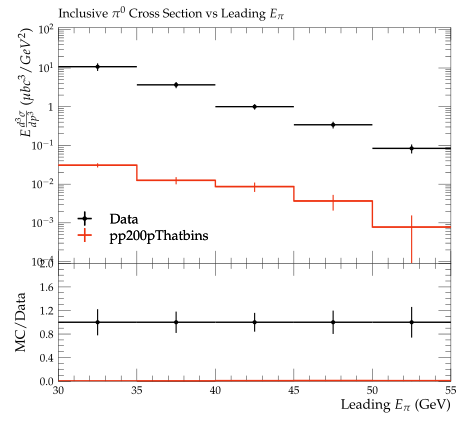

This figure's Python source:
#! /usr/bin/env python3

# This Python script was auto-generated using YODA v2.1.0.
# Analysis object: /STAR_2003_I631869/d01-x01-y01
# Timestamp: 08-10-2025 (02:59:01)

import matplotlib as mpl
import matplotlib.pyplot as plt
mpl.use('Agg') # comment out for interactive use
import os
import numpy as np
from numpy import nan, inf

plotDir = os.path.split(os.path.realpath(__file__))[0]
if 'YODA_USER_PLOT_PATH' in globals():
    plot_outdir = globals()['YODA_USER_PLOT_PATH']
else:
    plot_outdir = plotDir

#plot style
plt.style.use(os.path.join(plotDir, '../default.mplstyle'))
# plot metadata
figW, figH = plt.rcParams['figure.figsize']
ax_xLabel = r'Leading $E_\pi$ (GeV)'
ax_yLabel = r'$E\frac{d^3\sigma}{dp^3}$ ($\mu b c^3/GeV^2$)'
ax_title  = r'Inclusive $\pi^0$ Cross Section vs Leading $E_\pi$'
ax_xScale = 'linear'
ax_yScale = 'log'
xLims = (30.0, 55.0)
yLims = (9e-05, 110.00000000000001)

# TeX-friendly labels for the legend
labels = {
    'legend' : ([ r"Data", r"pp200pThatbins" ], r""),
}

# Adjust canvas width and height
canvasW = 10.0
canvasH = 9.0
figW *= canvasW/10.
figH *= canvasH/9.

# Create figure and axis objects
fig, (ax, ratio0_ax) = plt.subplots(2, 1, sharex=True,
                  figsize=(figW,figH), gridspec_kw={'height_ratios': (6.0, 3.0)})

# Set figure margins
plt.subplots_adjust(
    left   = 1.0 * plt.rcParams['figure.subplot.left'],
    right  = 1.0 * plt.rcParams['figure.subplot.right'],
    top    = 1.0 * plt.rcParams['figure.subplot.top'],
    bottom = 1.0 * plt.rcParams['figure.subplot.bottom'])

ratio0_ax.yaxis.set_major_locator(mpl.ticker.MultipleLocator(0.4))
ratio0_ax.set_ylim(0.0, 2.0)
ratio0_ax.set_ylabel('MC/Data')

# the numerical data is stored in a separate file
dataf = dict()
prefix = os.path.split(__file__)[0]
if prefix:    prefix = prefix + '/'
exec(open(prefix+'d01-x01-y01__data.py').read(), dataf)


legend_handles = dict() # keep track of handles for the legend

# style options for curves
# starts at zorder>=5 to draw curve on top of legend
styles = {
  'Data': {
    'color' : 'black',
    'linestyle' : '-',
    'linewidth' : 1,
    'marker' : 'o',
    'markersize' : 2,
    'capsize' : 0.0,
    'zorder' : 5,
    'histstyle' : 0,
    'drawstyle' : 'steps-pre',
    'xerrorbars' : 1,
    'yerrorbars' : 1,
    'fillcolor' : None,
    'fillopacity' : 1.0,
    'ratio0_linestyle' : '-',
    'ratio0_linewidth' : 1,
    'ratio0_marker' : 'o',
    'ratio0_markersize' : 2,
    'ratio0_capsize' : 0.0,
    'ratio0_zorder' : 5,
    'ratio0_histstyle' : 0,
    'ratio0_drawstyle' : 'steps-pre',
    'ratio0_xerrorbars' : 1,
    'ratio0_yerrorbars' : 1,
  },
  'pp200pThatbins.yoda': {
    'color' : '#EE3311',
    'linestyle' : '-',
    'linewidth' : 1,
    'marker' : 'none',
    'markersize' : 2,
    'capsize' : 0.0,
    'zorder' : 6,
    'histstyle' : 1,
    'drawstyle' : 'steps-pre',
    'xerrorbars' : 1,
    'yerrorbars' : 1,
    'fillcolor' : None,
    'fillopacity' : 1.0,
    'ratio0_linestyle' : '-',
    'ratio0_linewidth' : 1,
    'ratio0_marker' : 'none',
    'ratio0_markersize' : 2,
    'ratio0_capsize' : 0.0,
    'ratio0_zorder' : 6,
    'ratio0_histstyle' : 1,
    'ratio0_drawstyle' : 'steps-pre',
    'ratio0_xerrorbars' : 1,
    'ratio0_yerrorbars' : 1,
  },
}

# curve from input yoda files in main panel
for label, yvals in dataf['yvals'].items():
    if all(np.isnan(v) for v in dataf['yvals'][label]):
        continue
    tmp = None
    if styles[label]['histstyle']: # draw as histogram
        xpos = dataf['xedges'][label] if styles[label]['drawstyle'] else dataf['xpoints'][label]
        ypos = np.insert(yvals, 0, yvals[0]) if styles[label]['drawstyle'] else yvals
        if styles[label]['fillcolor']: # fill area below curve
            ax.fill_between(xpos, ypos, step='pre',
                            color=styles[label]['fillcolor'],
                            alpha=styles[label]['fillopacity'])
        tmp, = ax.plot(xpos, ypos,
                       color=styles[label]['color'],
                       linestyle=styles[label]['linestyle'],
                       linewidth=styles[label]['linewidth'],
                       drawstyle=styles[label]['drawstyle'], solid_joinstyle='miter',
                       zorder=styles[label]['zorder'], label=label)
    tmp = ax.errorbar(dataf['xpoints'][label], yvals,
                      xerr=np.array(dataf['xerrs'][label])*styles[label]['xerrorbars'],
                      yerr=np.array(dataf['yerrs'][label])*styles[label]['yerrorbars'],
                      fmt=styles[label]['marker'], capsize=styles[label]['capsize'],
                      markersize=styles[label]['markersize'],
                      ecolor=styles[label]['color'],
                      color=styles[label]['color'], zorder=styles[label]['zorder'])
    tmp[-1][0].set_linestyle(styles[label]['linestyle'])
    tmp[-1][0].set_linewidth(styles[label]['linewidth'])
    if label in dataf['add_legend_handle']:  legend_handles[label] = tmp
    for varLabel in dataf['variation_yvals'].keys():
        if varLabel.startswith(label):
            tmp, = ax.plot(dataf['xedges'][label], dataf['variation_yvals'][varLabel],
                           color=styles[label]['color'],
                           linestyle=styles[label]['linestyle'],
                           linewidth=styles[label]['linewidth'],
                           drawstyle='steps-pre', solid_joinstyle='miter',
                           zorder=styles[label]['zorder'], alpha=0.5)


# plots on ratio panel
# curve from input yoda files in ratio panel
for label, yvals in dataf['ratio0_yvals'].items():
    if all(np.isnan(v) for v in yvals):
        continue
    if styles[label]['ratio0_histstyle']: # plot as histogram
        xpos = dataf['xedges']['Data'] if styles[label]['ratio0_drawstyle'] else dataf['xpoints']['Data']
        ypos = np.insert(yvals, 0, yvals[0]) if styles[label]['ratio0_drawstyle'] else yvals
        ratio0_ax.plot(xpos, ypos,
                       color=styles[label]['color'],
                       linewidth=styles[label]['linewidth'],
                       linestyle=styles[label]['ratio0_linestyle'],
                       drawstyle=styles[label]['ratio0_drawstyle'], zorder=styles[label]['zorder'],
                       solid_joinstyle='miter')
    tmp = ratio0_ax.errorbar(dataf['xpoints']['Data'], yvals,
                             xerr=np.array(dataf['ref_xerrs'])*styles[label]['ratio0_xerrorbars'],
                             yerr=np.array(dataf['ratio0_yerrs'][label])*styles[label]['ratio0_yerrorbars'],
                             fmt=styles[label]['ratio0_marker'], capsize=styles[label]['ratio0_capsize'],
                             markersize=styles[label]['ratio0_markersize'],
                             ecolor=styles[label]['color'],
                             color=styles[label]['color'])
    tmp[-1][0].set_linestyle(styles[label]['ratio0_linestyle'])
    tmp[-1][0].set_linewidth(styles[label]['ratio0_linewidth'])

    for varlabel in dataf['ratio0_variation_vals'].keys():
        if varlabel.startswith(label):
            ratio0_ax.plot(dataf['xedges']['Data'],
                            dataf['ratio0_variation_vals'][varlabel],
                            color=styles[label]['color'],
                            linestyle=styles[label]['linestyle'],
                            linewidth=styles[label]['linewidth'],
                            drawstyle='steps-pre', solid_joinstyle='miter',
                            zorder=1, alpha=0.5)

legend_items = list(legend_handles.values())
ax.add_artist(ax.legend(legend_items,
                        labels['legend'][0],
                        title=labels['legend'][1],
                        alignment='left',
                        loc='lower left',
                        bbox_to_anchor=(0.0, 0.03)))

# set plot metadata as defined above
ratio0_ax.set_xlabel(ax_xLabel)
ratio0_ax.xaxis.set_label_coords(1., -0.15)
ax.set_ylabel(ax_yLabel, ha='right', va='top')
ax.yaxis.set_label_coords(-0.11, 1.0)
ax.set_title(ax_title, loc='left')
ax.set_xscale(ax_xScale)
ax.set_yscale(ax_yScale)
ax.set_xlim(xLims)
ax.set_ylim(yLims)

# tick formatting
plt.rcParams['xtick.top'] = True
plt.rcParams['ytick.right'] = True
ax.yaxis.set_major_locator(mpl.ticker.LogLocator(base=10.0, numticks=np.inf))
ax.yaxis.set_minor_locator(mpl.ticker.LogLocator(
                           base=10.0, subs=np.arange(0.1, 1, 0.1), numticks=np.inf))
fig.align_ylabels((ax, ratio0_ax))
plt.savefig(os.path.join(plot_outdir, 'd01-x01-y01.pdf'), format='PDF')
plt.savefig(os.path.join(plot_outdir, 'd01-x01-y01.png'), format='PNG')

plt.close(fig)
